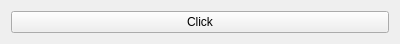
<?xml version="1.0" encoding="UTF-8"?>
<ui version="4.0">
 <class>Widget</class>
 <widget class="QWidget" name="Widget">
  <property name="geometry">
   <rect>
    <x>0</x>
    <y>0</y>
    <width>400</width>
    <height>42</height>
   </rect>
  </property>
  <property name="windowTitle">
   <string>Form</string>
  </property>
  <layout class="QVBoxLayout" name="verticalLayout">
   <item>
    <widget class="QPushButton" name="button">
     <property name="text">
      <string>Click</string>
     </property>
    </widget>
   </item>
  </layout>
 </widget>
 <resources/>
 <connections/>
</ui>
